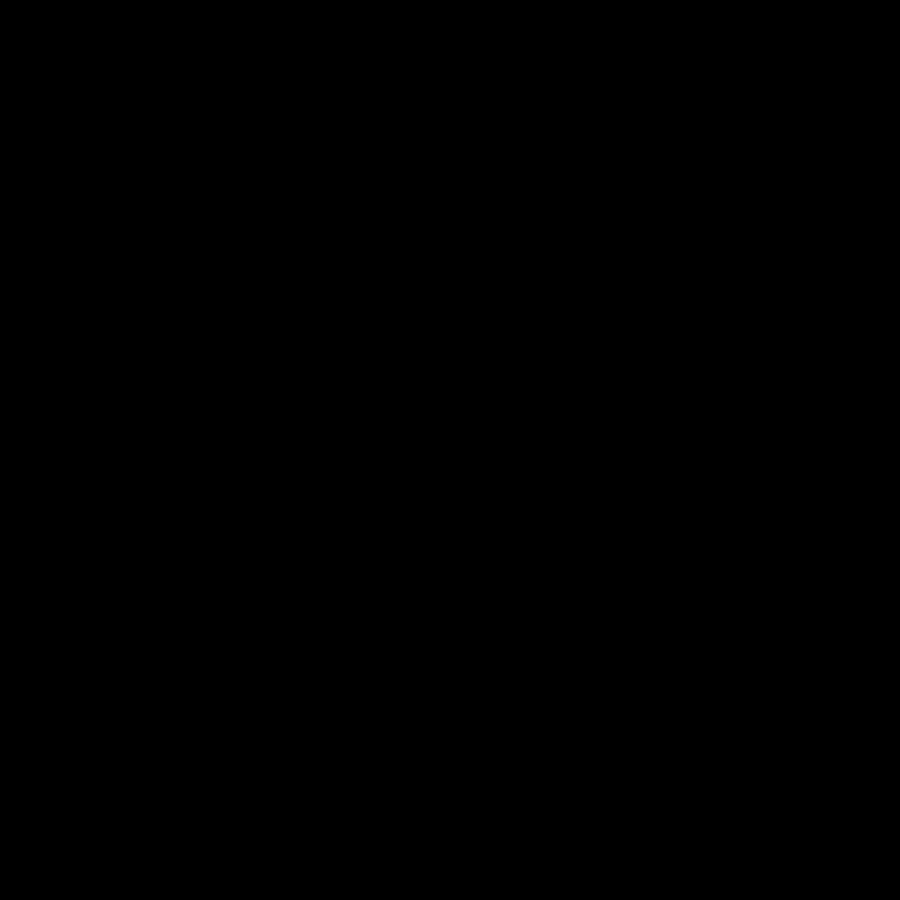
Frame 1 (no input)
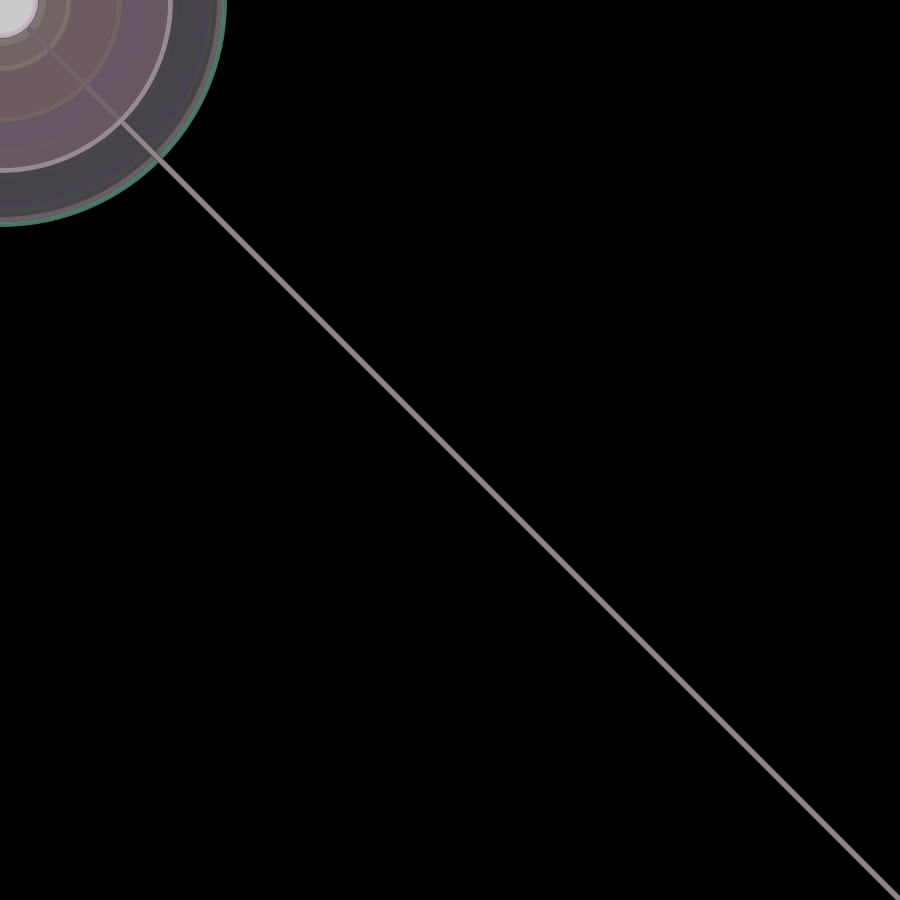
Frame 60 (the mouse pressed at the canvas centre just before this capture)
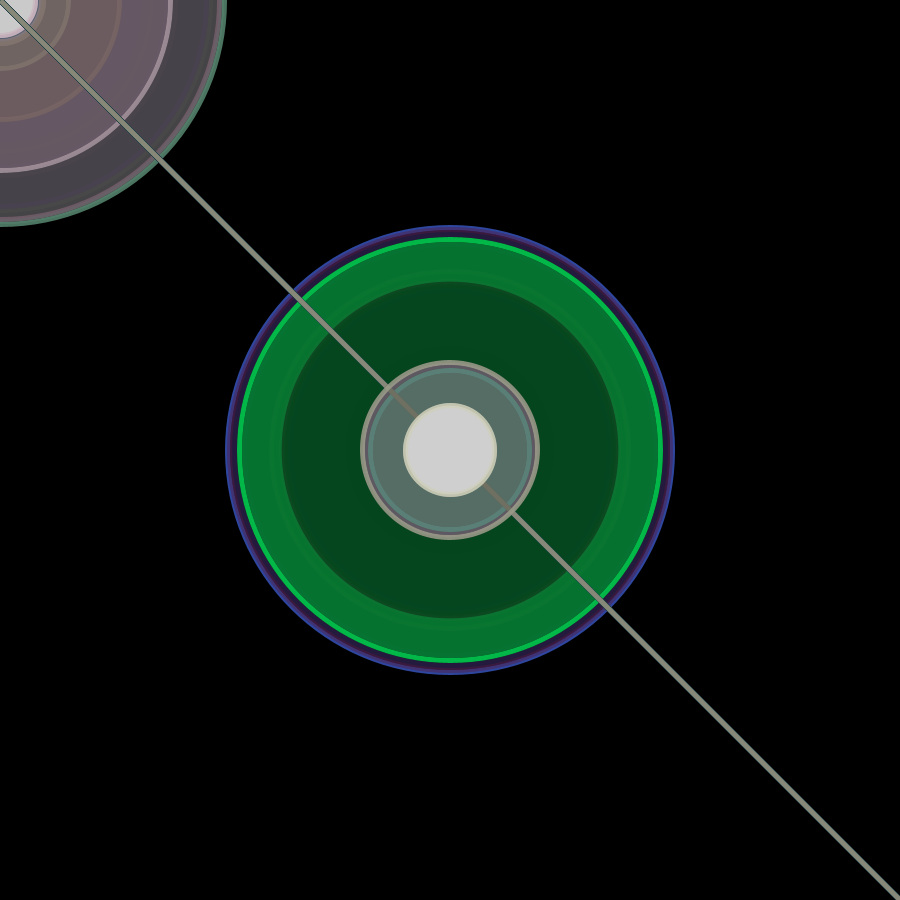
Frame 120 (the mouse held since frame 60 and released just before this capture)

The Processing sketch that drew these frames (run headless with seeded random() and noise(); from frame 60 on, the mouse is pressed at the canvas centre):

// Processing sketch: Coloreye3mouse_alpha
// ── Coloreye3mouse_alpha.pde
    float r;
    float g;
    float b;
    float a;
    float diam;
    float x;
    float y;
    float a2;
    float b2;
    float c;
    float d;
    float e;
    float f;
    float j;
    float i;
    float maus = mouseX;
    float maus2 = mouseY;
    float p;
    
float xnoise = 0;
float ynoise = 100;
    
    void setup() {
     size(900,900);
     smooth();
     background(0);
     frameRate(30);
}
    void draw() {
      triangles ();
      antitriangles();
      bubbles ();
      antibubbles();
      pupil();
      pupil2();
      
      
     // Fill all variables with random values
     r = random(255);
     g = random(255);
     b = random(255);
     a = random(255);
     j = random(600);
     i = random(900);
     diam = random(10,450);
     x = noise(xnoise, ynoise)*(random(width*1.2,width));
     y = noise(ynoise, xnoise)*(random(height*1.2,height));
     a2 = random(10,width + 50);
     b2 = random(10,height + 50);
     c = random(10,width + 50);
     c = random(10,height + 50);
     e = random(10,width + 50);
     f = random(10,height + 50);
     p = random(60,90);
}     
     // Use values to draw an ellipse
void bubbles() {
     stroke(0,a);
     fill(r,g,b,a);
     ellipse(mouseX,mouseY,diam,diam);
    
     
      xnoise=xnoise+.0009;
      ynoise=ynoise+.0009;
    
}    

void pupil() {
  fill(0);
  ellipse(mouseX,mouseY,p,p);
}

void pupil2() {
  fill(r);
  ellipse(mouseY,mouseX,p,p);
  
}

void antibubbles() {
     stroke(r,g,b,a);
     fill(0,100);
     ellipse(mouseY,mouseX,diam,diam);
    
     
      xnoise=xnoise+.0009;
      ynoise=ynoise+.0009;
    
}    

void triangles() {     
     stroke(0);
     strokeWeight(5);
     fill(r,g,b,25);
     triangle(0,0,mouseX,mouseY,900,900);
}


void antitriangles() {     
     stroke(r,g,b,a);
     strokeWeight(5);
     fill(r,25);
     triangle(900,900,mouseY,mouseX,0,0);
}
